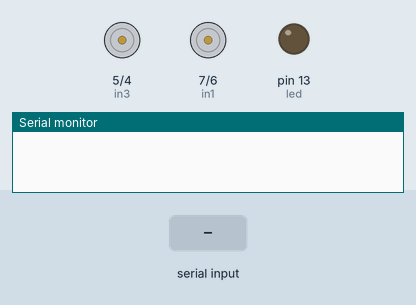
The sketch below on a simulated Arduino Uno, built with avr-gcc and run on an emulated ATmega328P. Shown: motor-driver pin pairs drawn as motors (green arrow = first pin HIGH = forward, orange = second pin HIGH = backward, longer = more drive), output pins drawn as LEDs (lit = HIGH), the last lines printed to the serial monitor. The test bench sets the inputs (shaded band).

Above: at 1.2 s.
1.3 s: "1" received over Serial
At 2.4 s:
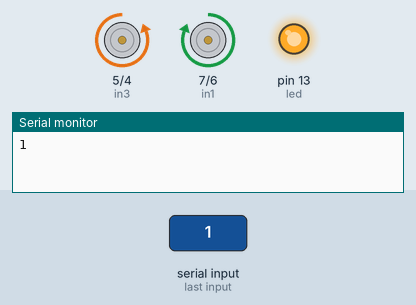
2.8 s: "2" received over Serial
At 3.6 s:
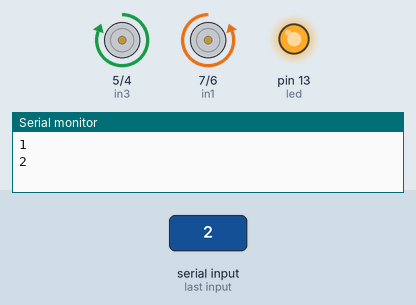
4.3 s: "3" received over Serial
At 4.7 s:
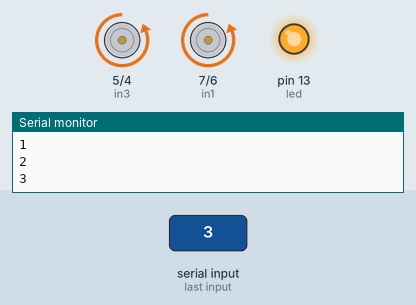
5.8 s: "4" received over Serial
At 7.0 s:
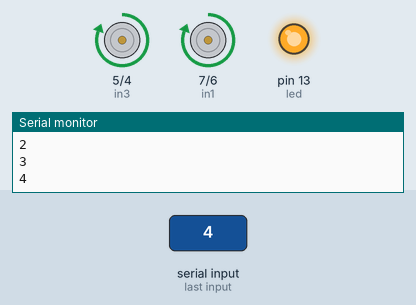
7.3 s: "6" received over Serial
At 8.2 s:
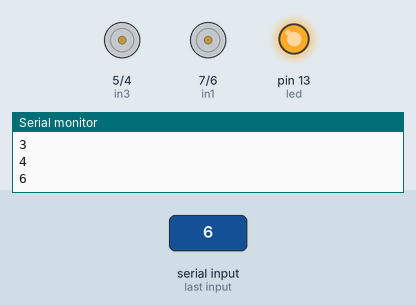
8.8 s: byte 32 (' ') received over Serial
At 9.3 s:
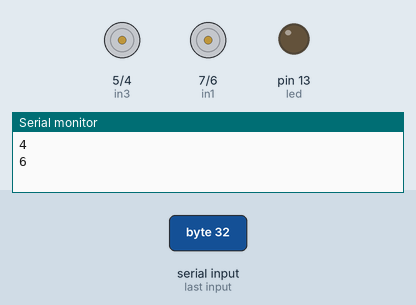
Timing chart, 0 to 11.3 s (numbered marks = the images above; inputs shaded):
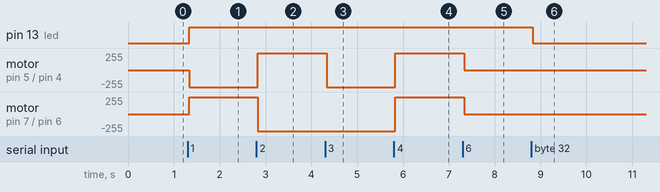

Measured:
- after the input at 1.3 s, pin 13 (led): LOW → HIGH at once; motor on pin 5 (in3) / pin 4 (in4): stopped → backward 255/255 at once; motor on pin 7 (in1) / pin 6 (in2): stopped → forward 255/255 at once
- after the input at 2.8 s, motor on pin 5 (in3) / pin 4 (in4): backward 255/255 → forward 255/255 at once; motor on pin 7 (in1) / pin 6 (in2): forward 255/255 → backward 255/255 at once
- after the input at 4.3 s, motor on pin 5 (in3) / pin 4 (in4): forward 255/255 → backward 255/255 at once
- after the input at 5.8 s, motor on pin 5 (in3) / pin 4 (in4), motor on pin 7 (in1) / pin 6 (in2): backward 255/255 → forward 255/255 at once
- after the input at 7.3 s, motor on pin 5 (in3) / pin 4 (in4), motor on pin 7 (in1) / pin 6 (in2): forward 255/255 → stopped at once
- after the input at 8.8 s, pin 13 (led): HIGH → LOW at once

The sketch:

xebluetooth.ino
```cpp
//Motor A
int in1 = 7;
int in2 = 6;

//Motor B
int in3 = 5;
int in4 = 4;

//set bluetooth
char c;
int led = 13;

void setup()
{
  // set motor

  pinMode(in1, OUTPUT);
  pinMode(in2, OUTPUT);

  pinMode(in3, OUTPUT);
  pinMode(in4, OUTPUT);
  //set bluetooth
  Serial.begin(9600);
  pinMode(led,OUTPUT);

}

 void Motor(char n){
  int speeds =180;
  switch(n){
    case '1': //tien
        //Running motor A
        digitalWrite(in1, HIGH);
        digitalWrite(in4, HIGH);
        digitalWrite(in2, LOW);
        digitalWrite(in3, LOW);
    break;
    case '2': //lui
        //Running motor A
        digitalWrite(in1, LOW);
        digitalWrite(in4, LOW);
        digitalWrite(in2, HIGH);
        digitalWrite(in3, HIGH);
    break;
    case '3': //trai
        //Running motor A
        digitalWrite(in1, LOW);
        digitalWrite(in4, HIGH);
        digitalWrite(in2, HIGH);
        digitalWrite(in3, LOW);
    break;
    case '4': //phai
        //Running motor A
        digitalWrite(in1, HIGH);
        digitalWrite(in4, LOW);
        digitalWrite(in2, LOW);
        digitalWrite(in3, HIGH);
    break;
    case '6': //stop
        default:// stop
        digitalWrite(in1, LOW);
        digitalWrite(in4, LOW);
        digitalWrite(in2, LOW);
        digitalWrite(in3, LOW);
    break;

  }
 }


void loop()
{
  while(Serial.available())//kiem tra byte de doc
  {
    delay(30);// để ổn định hơn

    c = Serial.read();
    if(c==' ')
    {
        digitalWrite(led, LOW);
    }
    else
    {
        digitalWrite(led, HIGH);
    }
    Serial.println(c);
    Motor(c);
  }
}
```
